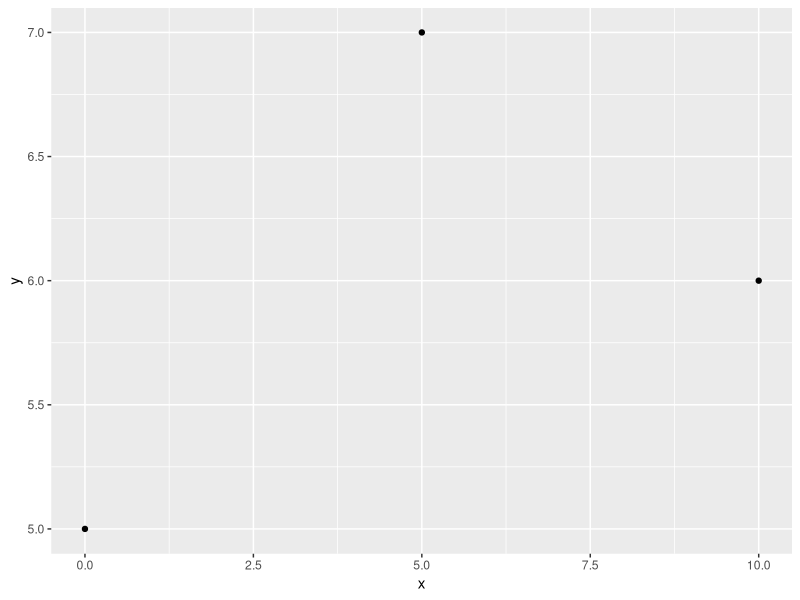

This figure's R source:
# Load libraries
library(tidyverse)

df <- data.frame(x = c(0, 10, 5),
                 y = c(5, 6, 7))

df %>% ggplot(aes(x = x, y = y)) +
  geom_point()
